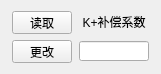
    <widget class="QWidget" name="layoutWidget">
     <property name="geometry">
      <rect>
       <x>410</x>
       <y>200</y>
       <width>161</width>
       <height>54</height>
      </rect>
     </property>
     <layout class="QGridLayout" name="gridLayout_11">
      <item row="0" column="0">
       <widget class="QPushButton" name="getK_Comp">
        <property name="sizePolicy">
         <sizepolicy hsizetype="Fixed" vsizetype="Fixed">
          <horstretch>0</horstretch>
          <verstretch>0</verstretch>
         </sizepolicy>
        </property>
        <property name="minimumSize">
         <size>
          <width>60</width>
          <height>23</height>
         </size>
        </property>
        <property name="maximumSize">
         <size>
          <width>60</width>
          <height>23</height>
         </size>
        </property>
        <property name="text">
         <string>读取</string>
        </property>
       </widget>
      </item>
      <item row="0" column="1">
       <widget class="QLabel" name="label_107">
        <property name="sizePolicy">
         <sizepolicy hsizetype="Fixed" vsizetype="Fixed">
          <horstretch>0</horstretch>
          <verstretch>0</verstretch>
         </sizepolicy>
        </property>
        <property name="minimumSize">
         <size>
          <width>70</width>
          <height>20</height>
         </size>
        </property>
        <property name="maximumSize">
         <size>
          <width>70</width>
          <height>20</height>
         </size>
        </property>
        <property name="text">
         <string>K+补偿系数</string>
        </property>
        <property name="alignment">
         <set>Qt::AlignCenter</set>
        </property>
       </widget>
      </item>
      <item row="1" column="0">
       <widget class="QPushButton" name="chgK_Comp">
        <property name="sizePolicy">
         <sizepolicy hsizetype="Fixed" vsizetype="Fixed">
          <horstretch>0</horstretch>
          <verstretch>0</verstretch>
         </sizepolicy>
        </property>
        <property name="minimumSize">
         <size>
          <width>60</width>
          <height>23</height>
         </size>
        </property>
        <property name="maximumSize">
         <size>
          <width>60</width>
          <height>23</height>
         </size>
        </property>
        <property name="text">
         <string>更改</string>
        </property>
       </widget>
      </item>
      <item row="1" column="1">
       <widget class="QLineEdit" name="Kp_COMP">
        <property name="sizePolicy">
         <sizepolicy hsizetype="Fixed" vsizetype="Fixed">
          <horstretch>0</horstretch>
          <verstretch>0</verstretch>
         </sizepolicy>
        </property>
        <property name="minimumSize">
         <size>
          <width>70</width>
          <height>20</height>
         </size>
        </property>
        <property name="maximumSize">
         <size>
          <width>70</width>
          <height>20</height>
         </size>
        </property>
       </widget>
      </item>
     </layout>
    </widget>
